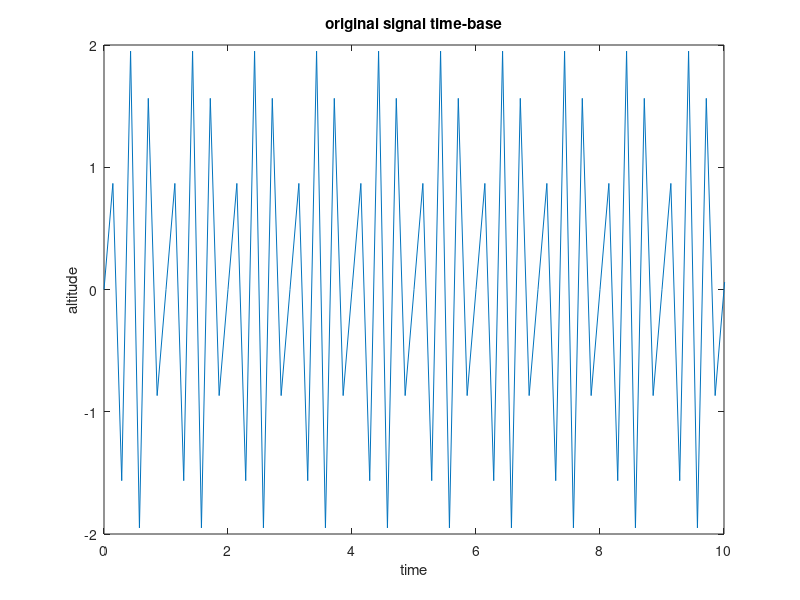

Reproduce this figure in MATLAB. (Note: this script raises an error after producing the figure.)
close all
fs=7;
ts=1/fs;
N=200;
df=0.01;
t=0:ts:(N-1)*ts;
x=5*sin(6*pi*t)+3*sin(8*pi*t);

%% original signal
figure
plot(t,x)
xlim([0 10])
title('original signal time-base')
xlabel('time')
ylabel('altitude')

[X,x0,df1]=fftseq(x,ts,df);
X1=X/N;
f=[0:df1:5*df1*length(x0)-1*df1]-5*fs/2;
figure
P=[X1 X1 X1 X1 X1];
plot(f,fftshift(abs(P)))
title('original signal frequency-base')
xlabel('frequency')
ylabel('altitude')

%% singal passes LPF
P1=[X1];
f1=[0:df1:df1*length(x0)-df1]-fs/2;
figure
plot(f1,fftshift(abs(P1)))
title('singal passes LPF')
xlabel('frequency')
ylabel('altitude')

%% restored signal
I=ifft(X1);
figure
plot(t,x,t,I(1:length(t))*N)
xlim([0 10])
title('restored signal')
xlabel('time')
ylabel('altitude')
